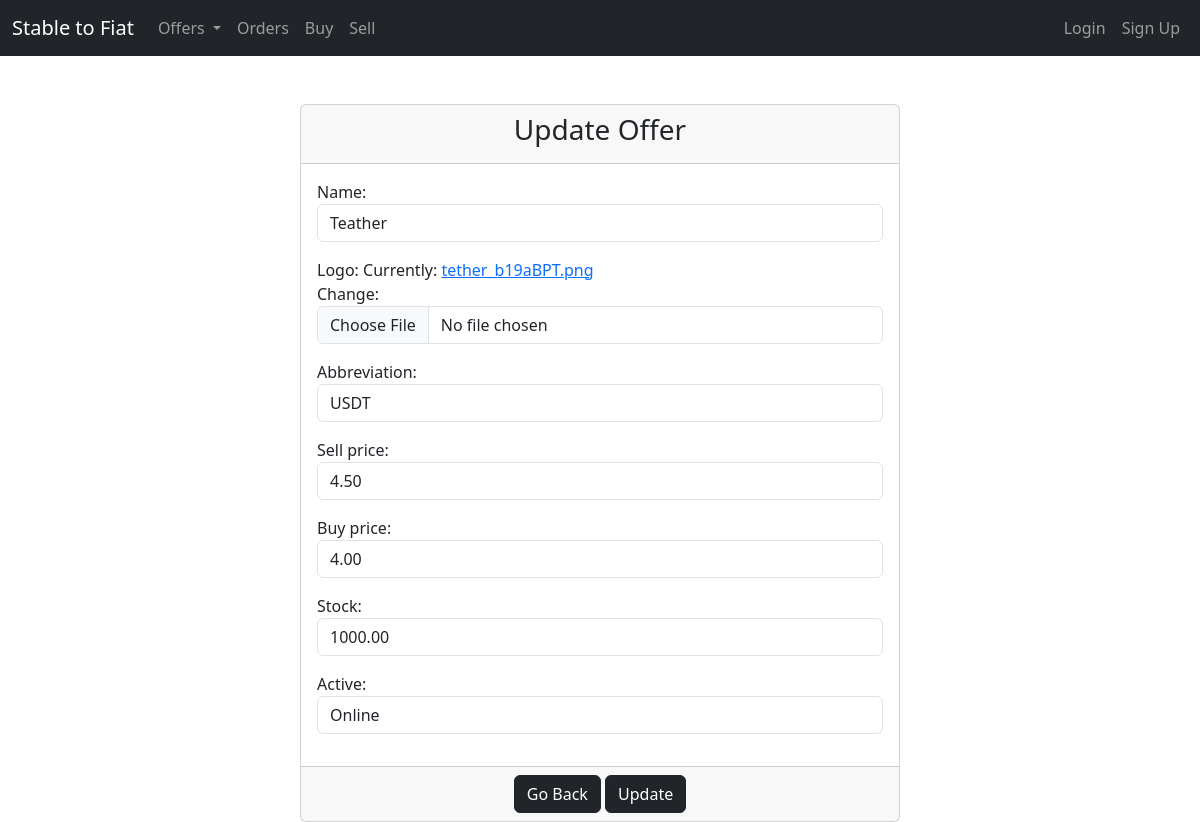
The page /update_offer/3 on the database its author committed.
### offers/models.py (models this page shows, shortened)
class Offer(models.Model):
    active_option = [
        (True, "Online"),
        (False, "Offline"),
    ]
    name = models.CharField(max_length=100)
    logo = models.ImageField()
    abbreviation = models.CharField(max_length=10)
    sell_price = models.DecimalField(max_digits=10, decimal_places=2)
    buy_price = models.DecimalField(max_digits=10, decimal_places=2)
    stock = models.DecimalField(max_digits=10, decimal_places=2)
    active = models.BooleanField(choices=active_option)
    created_at = models.DateTimeField(auto_now_add=True, null=True)
    updated_at = models.DateTimeField(auto_now=True, null=True)

### offers/views.py (the view)
# urls.py: path("update_offer/<int:pk>", views.OfferUpdateView.as_view(), name="update-offer"),
class OfferUpdateView(UpdateView):
    template_name = "offers/update_offers.html"
    model = Offer
    form_class = OfferUpdateForm
    success_url = reverse_lazy("offers-list")

### offers/forms.py
class OfferUpdateForm(forms.ModelForm):
    class Meta:
        model = Offer
        fields = '__all__'
        widgets = {
            'name': TextInput(attrs={'class': 'form-control', 'placeholder': 'Enter cryptocurrency name'}),
            "logo": ClearableFileInput(attrs={'class': 'form-control', "placeholder": "Insert cryptocurrency logo"}),
            "abbreviation": TextInput(
                attrs={'class': 'form-control', 'placeholder': 'Enter cryptocurrency abbreviation'}),
            "sell_price": NumberInput(
                attrs={'class': 'form-control', 'placeholder': 'Enter cryptocurrency selling price'}),
            "buy_price": NumberInput(
                attrs={'class': 'form-control', 'placeholder': 'Enter cryptocurrency buying price'}),
            "stock": NumberInput(attrs={'class': 'form-control', 'placeholder': 'Enter cryptocurrency stock'}),
            "active": Select(attrs={'class': 'form-control', 'placeholder': 'Select cryptocurrency Online or Offline'}),
        }

### templates/offers/update_offers.html (shortened to what this page needs)
{% extends 'base.html' %}
{% block content %}
    <div class="col-md-6 offset-md-3">
        <br><br>
        <div class="card">
            <div class="card-header">
                <h3 class="text-center">Update Offer</h3>
            </div>
            <form method="POST" enctype="multipart/form-data">
                <div class="card-body">
                    {{ form.as_p }}
                </div>
                <div class="card-footer text-center">
                    <a href="{% url 'offers-list' %}" class="btn btn-dark">Go Back</a>
                    <button type="submit" class="btn btn-dark">Update</button>
                </div>
            </form>
        </div>
    </div>
{% endblock content %}

### rows shown on the page
Offer: name "Teather", abbreviation "USDT", sell_price "4.50", buy_price "4.00", stock "1000.00", active "Online"
